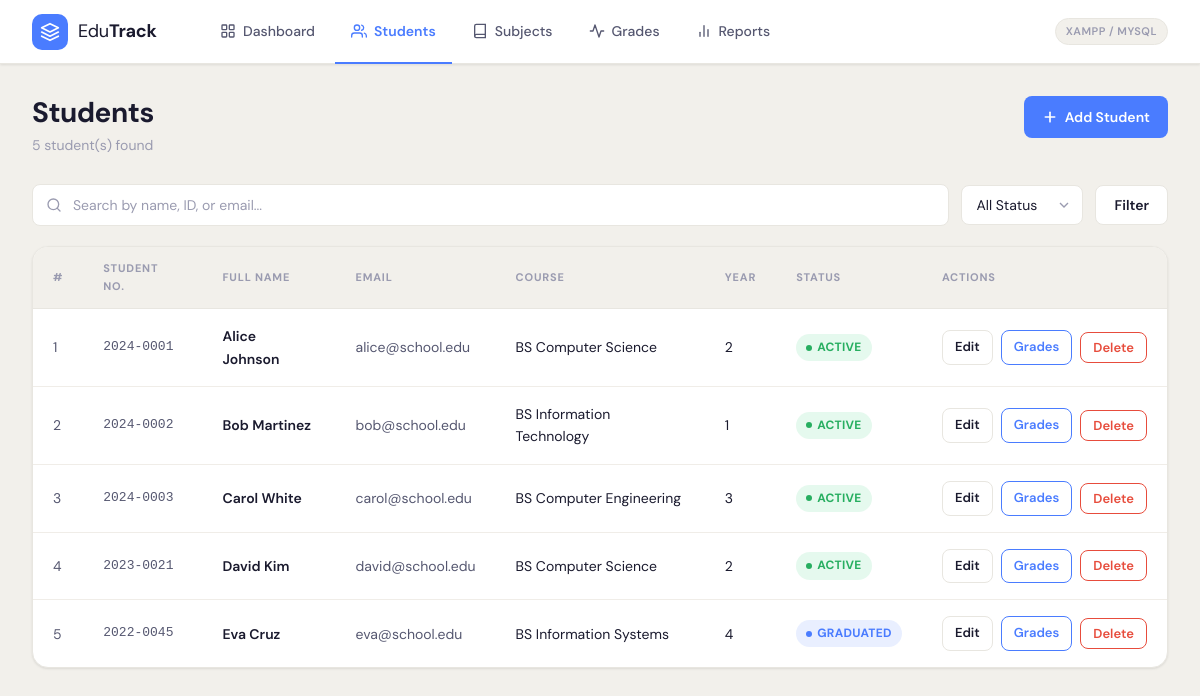
The app's page /pages/students.php with its own data.
### tables this page shows
CREATE TABLE IF NOT EXISTS students (
    id INT AUTO_INCREMENT PRIMARY KEY,
    student_no VARCHAR(20) UNIQUE NOT NULL,
    full_name VARCHAR(100) NOT NULL,
    email VARCHAR(100) UNIQUE NOT NULL,
    course VARCHAR(100) NOT NULL,
    year_level INT NOT NULL DEFAULT 1,
    status ENUM('Active', 'Graduated', 'Inactive', 'Dropped') DEFAULT 'Active',
    created_at TIMESTAMP DEFAULT CURRENT_TIMESTAMP,
    updated_at TIMESTAMP DEFAULT CURRENT_TIMESTAMP ON UPDATE CURRENT_TIMESTAMP
);

### pages/students.php (the view, shortened to what this page needs)
<?php
$db = getDB();
$search = $db->real_escape_string($_GET['search'] ?? '');
$where = [];
$where_sql = $where ? 'WHERE ' . implode(' AND ', $where) : '';
$students = $db->query("SELECT * FROM students $where_sql ORDER BY created_at DESC");
$count = $db->query("SELECT COUNT(*) as c FROM students $where_sql")->fetch_assoc()['c'];
require_once '../includes/header.php';
?>
<div class="page-header">
    <div class="page-title">
        <h1>Students</h1>
        <p><?= $count ?> student(s) found</p>
    </div>
    <a href="students.php?action=add" class="btn btn-primary">
        <svg viewBox="0 0 24 24" fill="none"><line x1="12" y1="5" x2="12" y2="19" stroke="currentColor" stroke-width="2.5" stroke-linecap="round"/><line x1="5" y1="12" x2="19" y2="12" stroke="currentColor" stroke-width="2.5" stroke-linecap="round"/></svg>
        Add Student
    </a>
</div>
<form method="GET" action="students.php">
    <div class="filter-bar">
        <div class="search-wrap">
            <svg viewBox="0 0 24 24" fill="none"><circle cx="11" cy="11" r="8" stroke="currentColor" stroke-width="2"/><path d="m21 21-4.35-4.35" stroke="currentColor" stroke-width="2" stroke-linecap="round"/></svg>
            <input type="text" name="search" class="search-input" placeholder="Search by name, ID, or email..." value="<?= htmlspecialchars($search) ?>">
        </div>
        <select name="status_filter" class="select-filter">
            <option value="">All Status</option>
        </select>
        <button type="submit" class="btn btn-secondary">Filter</button>
    </div>
</form>
<div class="table-wrapper">
    <table>
        <thead>
            <tr>
                <th>#</th>
                <th>Student No.</th>
                <th>Full Name</th>
                <th>Email</th>
                <th>Course</th>
                <th>Year</th>
                <th>Status</th>
                <th>Actions</th>
            </tr>
        </thead>
        <tbody>
        <?php
        $i = 1;
        while ($s = $students->fetch_assoc()): ?>
            <tr>
                <td class="td-muted"><?= $i++ ?></td>
                <td class="td-number"><?= htmlspecialchars($s['student_no']) ?></td>
                <td class="td-name"><?= htmlspecialchars($s['full_name']) ?></td>
                <td class="td-muted"><?= htmlspecialchars($s['email']) ?></td>
                <td><?= htmlspecialchars($s['course']) ?></td>
                <td><?= $s['year_level'] ?></td>
                <td><span class="badge badge-<?= strtolower($s['status']) ?>"><?= strtoupper($s['status']) ?></span></td>
                <td>
                    <div class="td-actions">
                        <a href="students.php?action=edit&id=<?= $s['id'] ?>" class="btn btn-sm btn-secondary">Edit</a>
                        <a href="grades.php?student_id=<?= $s['id'] ?>" class="btn btn-sm btn-blue">Grades</a>
                        <button onclick="confirmDelete('students.php?action=delete&id=<?= $s['id'] ?>', '<?= htmlspecialchars($s['full_name']) ?>')" class="btn btn-sm btn-danger">Delete</button>
                    </div>
                </td>
            </tr>
        <?php endwhile; ?>
        </tbody>
    </table>
</div>
<?php require_once '../includes/footer.php'; ?>

### assets/css/style.css (style rules this page uses)
:root { --primary: #4A7CFF; --primary-dark: #3561E6; --primary-light: #EBF0FF; --accent-blue: #4A7CFF; --accent-green: #2ECC71; --accent-red: #E74C3C; --text-dark: #1A1A2E; --text-mid: #555770; --text-light: #9A9BB0; --bg-main: #F2F0EB; --bg-white: #FFFFFF; --bg-card: #FFFFFF; --border: #E8E6E0; --border-light: #F0EDE8; --shadow-sm: 0 1px 3px rgba(0,0,0,0.06), 0 1px 2px rgba(0,0,0,0.04); --shadow-md: 0 4px 16px rgba(0,0,0,0.08), 0 2px 6px rgba(0,0,0,0.05); --shadow-lg: 0 10px 40px rgba(0,0,0,0.12); --radius: 10px; --radius-lg: 16px; --transition: all 0.2s ease; --font-main: 'DM Sans', sans-serif; }
* { margin: 0; padding: 0; box-sizing: border-box; }
html, body { font-family: var(--font-main); background: var(--bg-main); color: var(--text-dark); font-size: 15px; line-height: 1.6; min-height: 100vh; }
.page-header { display: flex; justify-content: space-between; align-items: flex-start; margin-bottom: 28px; }
.page-title h1 { font-size: 28px; font-weight: 700; color: var(--text-dark); letter-spacing: -0.5px; line-height: 1.2; }
.page-title p { font-size: 14px; color: var(--text-light); margin-top: 4px; }
.btn { display: inline-flex; align-items: center; gap: 7px; padding: 10px 18px; border: none; border-radius: 8px; font-size: 14px; font-weight: 600; font-family: var(--font-main); cursor: pointer; transition: var(--transition); text-decoration: none; white-space: nowrap; }
.btn-primary { background: var(--primary); color: white; }
.btn-secondary { background: var(--bg-white); color: var(--text-dark); border: 1px solid var(--border); }
.btn-danger { background: white; color: var(--accent-red); border: 1px solid var(--accent-red); }
.btn-blue { background: white; color: var(--accent-blue); border: 1px solid var(--accent-blue); }
.btn-sm { padding: 6px 12px; font-size: 13px; }
.btn svg { width: 16px; height: 16px; }
.table-wrapper { background: var(--bg-card); border-radius: var(--radius-lg); border: 1px solid var(--border); box-shadow: var(--shadow-sm); overflow: hidden; }
table { width: 100%; border-collapse: collapse; }
thead tr { background: var(--bg-main); }
thead th { padding: 13px 20px; text-align: left; font-size: 11px; font-weight: 700; text-transform: uppercase; letter-spacing: 0.8px; color: var(--text-light); border-bottom: 1px solid var(--border); }
tbody tr { border-bottom: 1px solid var(--border-light); transition: background 0.15s ease; }
tbody tr:last-child { border-bottom: none; }
tbody td { padding: 16px 20px; font-size: 14px; color: var(--text-dark); }
.td-name { font-weight: 600; }
.td-number { font-family: 'DM Mono', monospace; font-size: 13px; color: var(--text-mid); }
.td-muted { color: var(--text-mid); }
.td-actions { display: flex; gap: 8px; align-items: center; }
.badge { display: inline-flex; align-items: center; gap: 5px; padding: 4px 10px; border-radius: 20px; font-size: 12px; font-weight: 700; letter-spacing: 0.3px; }
.badge::before { content: ''; width: 6px; height: 6px; border-radius: 50%; }
.badge-active { background: rgba(46, 204, 113, 0.12); color: #27AE60; }
.badge-active::before { background: #27AE60; }
.badge-graduated { background: rgba(74, 124, 255, 0.12); color: var(--accent-blue); }
.badge-graduated::before { background: var(--accent-blue); }
.filter-bar { display: flex; gap: 12px; margin-bottom: 20px; align-items: center; }
.search-wrap { flex: 1; position: relative; }
.search-wrap svg { position: absolute; left: 14px; top: 50%; transform: translateY(-50%); width: 16px; height: 16px; color: var(--text-light); }
.search-input { width: 100%; padding: 11px 14px 11px 40px; border: 1px solid var(--border); border-radius: 8px; font-size: 14px; font-family: var(--font-main); color: var(--text-dark); background: var(--bg-white); transition: var(--transition); outline: none; }
.search-input::placeholder { color: var(--text-light); }
.select-filter { padding: 11px 36px 11px 14px; border: 1px solid var(--border); border-radius: 8px; font-size: 14px; font-family: var(--font-main); color: var(--text-dark); background: var(--bg-white); cursor: pointer; outline: none; appearance: none; background-repeat: no-repeat; background-position: right 10px center; background-size: 16px; transition: var(--transition); }

### records on screen
students: student_no "2024-0001", full_name "Alice Johnson", email "alice@school.edu", course "BS Computer Science", year_level "2", status "ACTIVE"
students: student_no "2024-0002", full_name "Bob Martinez", email "bob@school.edu", course "BS Information Technology", year_level "1", status "ACTIVE"
students: student_no "2024-0003", full_name "Carol White", email "carol@school.edu", course "BS Computer Engineering", year_level "3", status "ACTIVE"
students: student_no "2023-0021", full_name "David Kim", email "david@school.edu", course "BS Computer Science", year_level "2", status "ACTIVE"
students: student_no "2022-0045", full_name "Eva Cruz", email "eva@school.edu", course "BS Information Systems", year_level "4", status "GRADUATED"

### other values on screen
$count "5"
